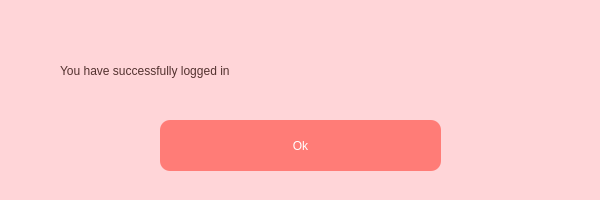
<?xml version="1.0" encoding="UTF-8"?>
<ui version="4.0">
 <class>Form</class>
 <widget class="QWidget" name="Form">
  <property name="geometry">
   <rect>
    <x>0</x>
    <y>0</y>
    <width>600</width>
    <height>200</height>
   </rect>
  </property>
  <property name="windowTitle">
   <string>Form</string>
  </property>
  <widget class="QWidget" name="widget" native="true">
   <property name="geometry">
    <rect>
     <x>0</x>
     <y>0</y>
     <width>600</width>
     <height>200</height>
    </rect>
   </property>
   <property name="styleSheet">
    <string notr="true">QWidget#widget{
background-color:rgb(255, 213, 216)}</string>
   </property>
   <widget class="QLabel" name="Label">
    <property name="geometry">
     <rect>
      <x>60</x>
      <y>40</y>
      <width>491</width>
      <height>61</height>
     </rect>
    </property>
    <property name="styleSheet">
     <string notr="true">color: rgb(83, 50, 47);
font: 63 20pt &quot;Yu Gothic UI Semibold&quot;;
</string>
    </property>
    <property name="text">
     <string>You have successfully logged in</string>
    </property>
   </widget>
   <widget class="QPushButton" name="Ok">
    <property name="geometry">
     <rect>
      <x>160</x>
      <y>120</y>
      <width>281</width>
      <height>51</height>
     </rect>
    </property>
    <property name="styleSheet">
     <string notr="true">QPushButton{
background-color: rgb(255, 124, 119);
font: 63 18pt &quot;Yu Gothic UI Semibold&quot;;
color: rgb(255, 255, 255);
border-radius: 10px;
}

QPushButton:hover
{
background-color: rgb(200, 77, 114);
font: 63 18pt &quot;Yu Gothic UI Semibold&quot;;
color: rgb(255, 255, 255);
border-radius: 10px;
}

QPushButton:pressed
{
padding-left:5px;
padding-top:5px;
}
</string>
    </property>
    <property name="text">
     <string>Ok</string>
    </property>
   </widget>
  </widget>
 </widget>
 <resources/>
 <connections/>
</ui>
